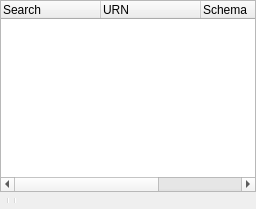
      <widget class="QWidget" name="pageSearchMonitor">
       <layout class="QGridLayout" name="gridLayout_58">
        <property name="margin">
         <number>0</number>
        </property>
        <property name="spacing">
         <number>0</number>
        </property>
        <item row="0" column="0">
         <widget class="QTreeWidget" name="treeWidgetSearchMonitor">
          <property name="rootIsDecorated">
           <bool>false</bool>
          </property>
          <property name="itemsExpandable">
           <bool>false</bool>
          </property>
          <column>
           <property name="text">
            <string notr="true">Search</string>
           </property>
          </column>
          <column>
           <property name="text">
            <string>URN</string>
           </property>
          </column>
          <column>
           <property name="text">
            <string>Schema</string>
           </property>
          </column>
          <column>
           <property name="text">
            <string>Endpoint</string>
           </property>
          </column>
         </widget>
        </item>
        <item row="1" column="0">
         <widget class="QFrame" name="toolFrameSearchMonitor">
          <property name="styleSheet">
           <string notr="true">QToolButton {
    border: 1px solid transparent;
    background-color: transparent;
}

 QToolButton:pressed {
     background-color: qlineargradient(x1: 0, y1: 0, x2: 0, y2: 1,
                                       stop: 0 #dadbde, stop: 1 #f6f7fa);
 }

QToolButton:checked {
     border: 1px solid rgb(78, 96, 255);
     background-color: qlineargradient(x1: 0, y1: 0, x2: 0, y2: 1,
                                       stop: 0 #dadbde, stop: 1 #f6f7fa);
}

 QToolButton:hover {
     border: 1px solid rgb(78, 96, 255);
     background-color: qlineargradient(x1: 0, y1: 0, x2: 0, y2: 1,
                                       stop: 0 #dadbde, stop: 1 #f6f7fa);
 }
 QToolButton[popupMode=&quot;1&quot;] { /* only for MenuButtonPopup */
     padding-right: 20px; /* make way for the popup button */
 }

/* the subcontrols below are used only in the MenuButtonPopup mode */
 QToolButton::menu-button {
     border: 1px solid transparent;
     /* 16px width + 4px for border = 20px allocated above */
     width: 16px;
 }

QToolButton::menu-button:hover {
    border: 1px solid rgb(78, 96, 255);
	border-left-color: 1px solid transparent;
     /* 16px width + 4px for border = 20px allocated above */
     width: 16px;
 }

 QToolButton::menu-arrow:open {
     top: 1px; left: 1px; /* shift it a bit */
 }</string>
          </property>
          <property name="frameShape">
           <enum>QFrame::NoFrame</enum>
          </property>
          <property name="frameShadow">
           <enum>QFrame::Raised</enum>
          </property>
          <layout class="QGridLayout" name="gridLayout_57">
           <property name="margin">
            <number>0</number>
           </property>
           <property name="spacing">
            <number>0</number>
           </property>
           <item row="0" column="0">
            <widget class="QToolBar" name="toolBarSearchMonitor">
             <property name="styleSheet">
              <string notr="true">QToolBar {
	border-color: 2px solid transparent;
}</string>
             </property>
             <property name="iconSize">
              <size>
               <width>16</width>
               <height>16</height>
              </size>
             </property>
             <property name="toolButtonStyle">
              <enum>Qt::ToolButtonTextBesideIcon</enum>
             </property>
             <addaction name="actionSearchMonitorSearchForThis"/>
             <addaction name="separator"/>
             <addaction name="actionSearchMonitorBrowseUser"/>
             <addaction name="actionSearchMonitorBanUser"/>
             <addaction name="separator"/>
             <addaction name="actionSearchPauseDisplay"/>
             <addaction name="actionSearchMonitorClearBuffer"/>
            </widget>
           </item>
          </layout>
         </widget>
        </item>
       </layout>
      </widget>
